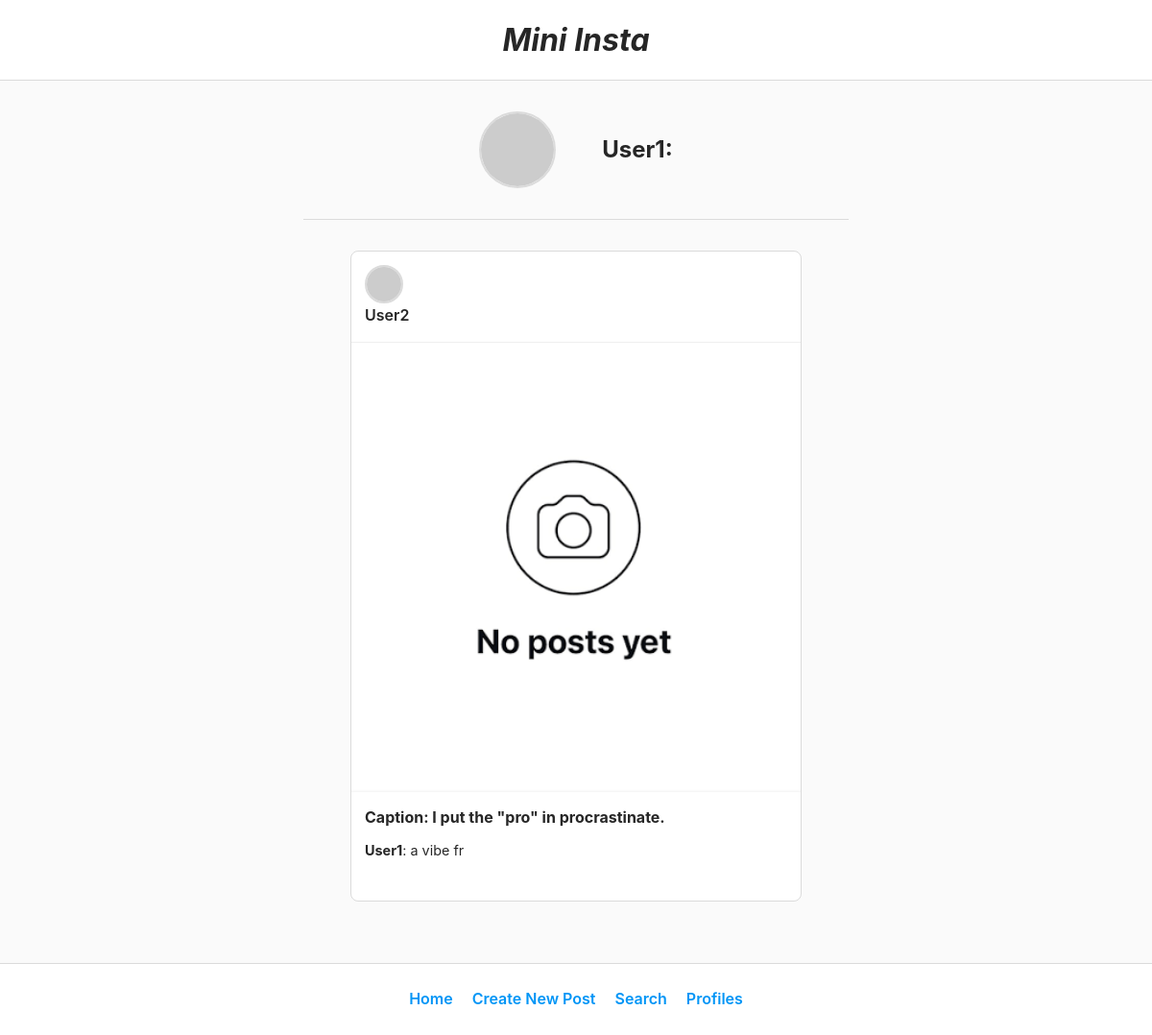
The page /mini_insta/profile/1/feed on the database as committed earlier.
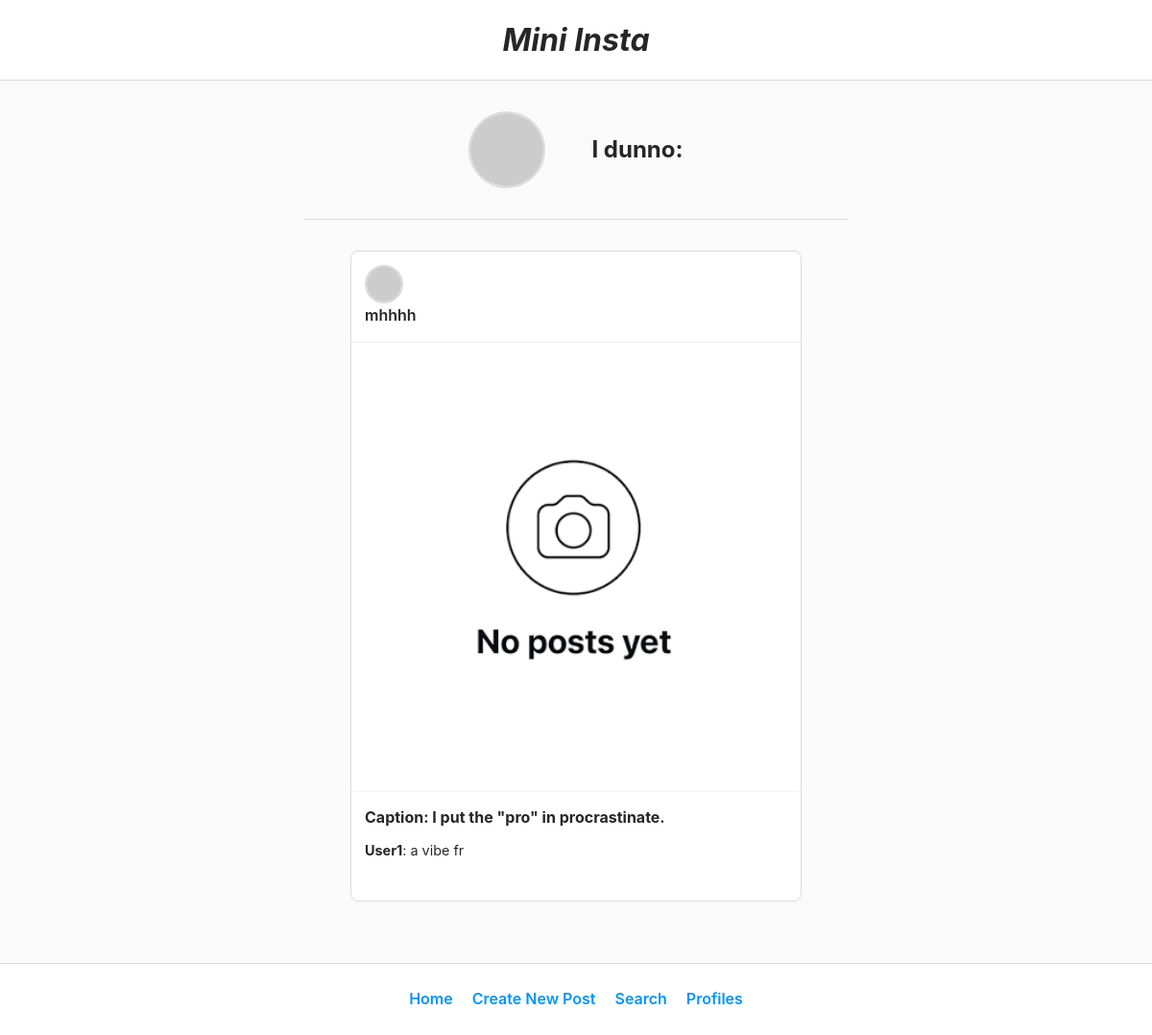
The same page on the database as committed later.
### mini_insta/models.py (models this page shows, shortened)
class Profile(models.Model):
    username = models.TextField(blank=True)
    display_name = models.TextField(blank=True)
    profile_image_url = models.URLField(blank=True)
    bio_text = models.TextField(blank=True)
    join_date = models.DateTimeField(auto_now=True)
    def get_post_feed(self):
        return Post.objects.filter(profile__in=self.get_following()).order_by('-timestamp')
    def get_following(self):
        following_records = Follower.objects.filter(follower_profile=self)
        following_list = [record.profile for record in following_records]
        return following_list

class Post(models.Model):
    profile = models.ForeignKey(Profile, on_delete=models.CASCADE)
    timestamp = models.DateTimeField(auto_now=True)
    caption = models.TextField(blank=True)
    def get_profile(self):
        return self.profile
    def get_num_likes(self):
         return len(Like.objects.filter(post=self))
    def get_all_comments(self):
        return Comment.objects.filter(post=self)
    def get_all_photos(self):
        photos = Photo.objects.filter(post=self)
        return photos

### mini_insta/views.py (the view)
# urls.py: path('profile/<int:pk>/feed', ShowFeedView.as_view(), name="show_feed"),
class ShowFeedView(DetailView):
    model=Profile
    template_name='mini_insta/show_feed.html'
    context_object_name='profile'
    def get_context_data(self, **kwargs) -> dict[str, Any]:
        context = super().get_context_data(**kwargs)
        pk = self.kwargs['pk']
        profile = Profile.objects.get(pk=pk)
        context["feed"] = profile.get_post_feed()
        return context

### mini_insta/templates/mini_insta/show_feed.html (shortened to what this page needs)
{%extends 'mini_insta/base.html'%} {% block content %} {%load static%}
<main class="feed-container">
 <div class="profile-header" style="justify-content: center;">
   {% if profile.profile_image_url %}
   <img class="profile-pic" style="width: 80px; height: 80px;" src="{{profile.profile_image_url}}" alt="pfp" />
   {% else %}
   <img class="profile-pic" style="width: 80px; height: 80px;" src="{% static 'img/mini_insta/no_profile.jpeg'%}" alt="pfp" />
   {% endif %}
   <h2>{{profile.display_name}}: </h2>
 </div>
{% for post in feed %}
<div class="post-card">
    <div class="post-card-header">
        {% if post.profile.profile_image_url %}
          <img class="profile-pic" style="width: 40px; height: 40px;" src="{{post.profile.profile_image_url}}" alt="pfp" />
        {% else %}
          <img class="profile-pic" style="width: 40px; height: 40px;" src="{% static 'img/mini_insta/no_profile.jpeg'%}" alt="pfp" />
        {% endif %}
        <p>{{post.get_profile.display_name}}</p>
    </div>
    <div class="post-card-image">
        {% for photo in post.get_all_photos %}
        <a href="{% url 'show_profile' profile.pk %}">
            <img class="post" src="{{photo.get_image_url}}" alt="pfp" />
        </a>
        {% empty %}
            <img
            class="post"
            src="{% static 'img/mini_insta/no_posts.png'%}"
            alt="pfp"
            />
        {% endfor %}
    </div>
    <div class="post-card-body">
    <div class="post-card-caption"> <strong>Caption: {{post.caption}} </strong></div>
    <div class="post-card-comments">
      {% for comment in post.get_all_comments %}
      <p><Strong>{{comment.profile.username}}</Strong>: {{comment.text}} </p> <br>
      {% empty %}
      <p>No comments yet</p>
      {% endfor %}
    </div>
    </div>
  </div>
  {% empty %}
  <p style="text-align: center;"> Follow someone to get a feed</p>
{%endfor%}
</main>
{% endblock %}

Rows that differ between the two databases and show on the page:
changed Profile: display_name "User1" → "I dunno"
changed through a linked row, Post "I put the \"pro\" in procrastinate.": get_profile.display_name "User2" → "mhhhh"
